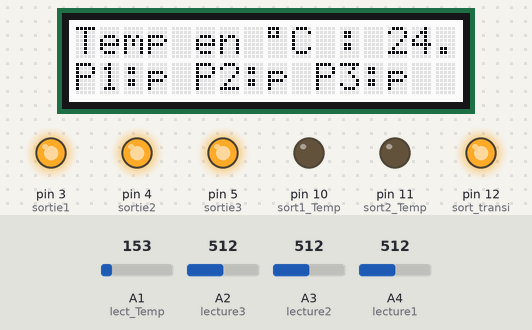
Bench run of a sketch on a simulated Arduino Uno, built with avr-gcc and run on an emulated ATmega328P. On the bench: 16×2 character LCD, output pins drawn as LEDs (lit = HIGH). The test bench sets the inputs (shaded band); at power-on: A2 (lecture3) = 512, A3 (lecture2) = 512, A4 (lecture1) = 512, A1 (lect_Temp) = 153. What the sketch prints to the serial monitor is not drawn.

Above: at 1.2 s.
1.3 s: A2 (lecture3) set to 501
2.8 s: A2 (lecture3) set to 482
At 3.9 s:
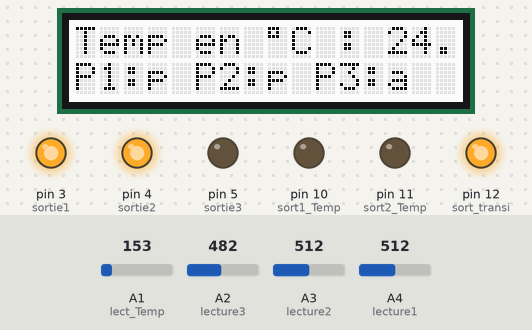
4.3 s: A3 (lecture2) set to 499
5.8 s: A3 (lecture2) set to 481
At 6.6 s:
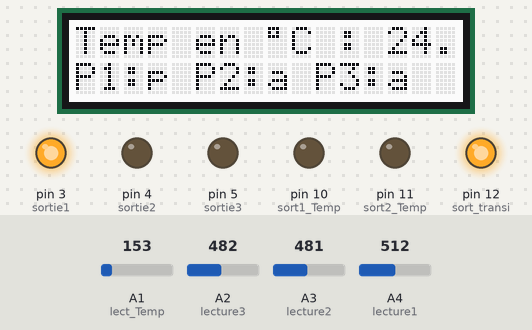
7.4 s: A4 (lecture1) set to 484
At 8.5 s:
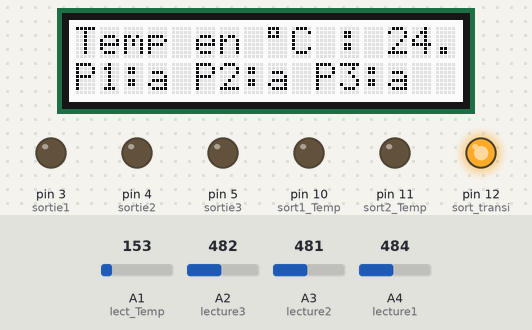
9.0 s: A2 (lecture3) set to 716
At 10.4 s:
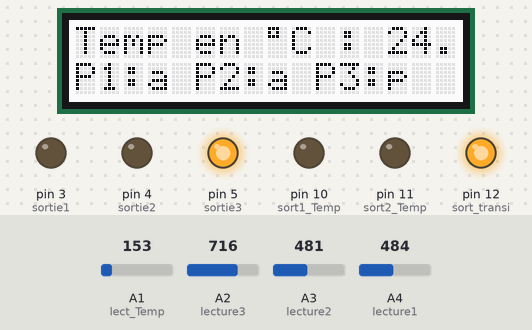
Timing chart, 0 to 11.5 s (numbered marks = the images above; inputs shaded):
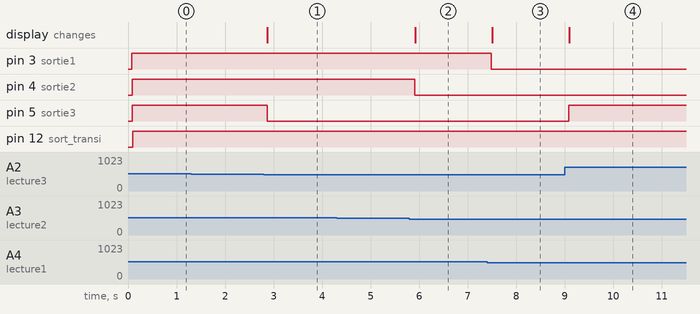

The sketch:

test_nonfonctionnel.ino
```cpp
#include <Wire.h>
#include "rgb_lcd.h"

rgb_lcd lcd;

int lecture1 = A4;
int lecture2 = A3;
int lecture3 = A2;
int lect_Temp = A1;

float valeur1 = 0;
float valeur2 = 0;
float valeur3 = 0;
float val_Temp = 0;

int sortie1 = 3;
int sortie2 = 4;
int sortie3 = 5;
int sort1_Temp = 10;
int sort2_Temp = 11;
int sort_transi = 12;

float seuil_Haut = 2.4; // Seuil de tension en Volts
float tempMax = 30; // Température Max en °C
float tempMin = 20; // Température Min en °C

void setup()
{
  Serial.begin(9600); // Ouverture du moniteur série
  lcd.begin(16, 2); // initialisation de l'écran
  //Indication du mode dans lequel les pins de l'arduino doivent être
  pinMode(sortie1, OUTPUT);
  pinMode(sortie2, OUTPUT);
  pinMode(sortie3, OUTPUT);
  pinMode(sort1_Temp, OUTPUT);
  pinMode(sort2_Temp, OUTPUT);
  pinMode(sort_transi, OUTPUT);
}

void loop()
{
  valeur1 = analogRead(lecture1)*(5.0/1023); // Lecture des tensions dans les pins analogiques
  valeur2 = analogRead(lecture2)*(5.0/1023); // Et conversion en une valeur de tension
  valeur3 = analogRead(lecture3)*(5.0/1023); // Afin dêtre ensuite comparé au seuil

  val_Temp = ((analogRead(lect_Temp)*((5.0)/1023)- 0.5)*100); // Lecture de la température et conversion en °C

  lcd.setCursor(0,0); // Dépalacement du cursor en position (0, 0)
  lcd.print("Temp en "); lcd.print((char)223); lcd.print("C : "); lcd.print(val_Temp);

  Serial.println(val_Temp);

// Lecture du capteur en Position 1
  if (valeur1 > seuil_Haut)
  {
    digitalWrite(sortie1, HIGH);
    lcd.setCursor(0, 1);
    lcd.print("P1:p");
  }
  else
  {
    digitalWrite(sortie1, LOW);
    lcd.setCursor(0, 1);
    lcd.print("P1:a");
  }
// Lecture du capteur en Position 2
  if (valeur2 > seuil_Haut)
  {
    digitalWrite(sortie2, HIGH);
    lcd.setCursor(5, 1);
    lcd.print("P2:p");
  }
  else
  {
    digitalWrite(sortie2, LOW);
    lcd.setCursor(5, 1);
    lcd.print("P2:a");
  }
// Lecture du capteur en Position 3
  if (valeur3 > seuil_Haut)
  {
    digitalWrite(sortie3, HIGH);
    lcd.setCursor(10, 1);
    lcd.print("P3:p");
  }
  else
  {
    digitalWrite(sortie3, LOW);
    lcd.setCursor(10, 1);
    lcd.print("P3:a");
  }
// Lecture du capteur de Température
  if(val_Temp > 30)
  {
    digitalWrite(sort1_Temp, HIGH);
    digitalWrite(sort2_Temp, LOW);
    digitalWrite(sort_transi, LOW);
  }
  else if(val_Temp < 20)
  {
    digitalWrite(sort1_Temp, LOW);
    digitalWrite(sort2_Temp, HIGH);
    digitalWrite(sort_transi, LOW);
  }
  else
  {
    digitalWrite(sort1_Temp, LOW);
    digitalWrite(sort2_Temp, LOW);
    digitalWrite(sort_transi, HIGH);
  }

  delay(100);
}
```

Measured:
- the behaviour switches between 492 and 491 on A2 (lecture3) (found by bisection; images 0 and 1)
- the behaviour switches between 492 and 491 on A3 (lecture2) (found by bisection; images 1 and 2)
- the behaviour switches between 492 and 491 on A4 (lecture1) (found by bisection; images 2 and 3)
- after the input at 1.3 s, every drawn part: stays the same
- after the input at 2.8 s, pin 5 (sortie3): HIGH → LOW after 0.07 s; the display: changes after 0.07 s (image 1)
- after the input at 4.3 s, every drawn part: stays the same
- after the input at 5.8 s, pin 4 (sortie2): HIGH → LOW after 0.11 s; the display: changes after 0.12 s (image 2)
- after the input at 7.4 s, pin 3 (sortie1): HIGH → LOW after 0.09 s; the display: changes after 0.10 s (image 3)
- after the input at 9.0 s, pin 5 (sortie3): LOW → HIGH after 0.09 s; the display: changes after 0.09 s (image 4)
